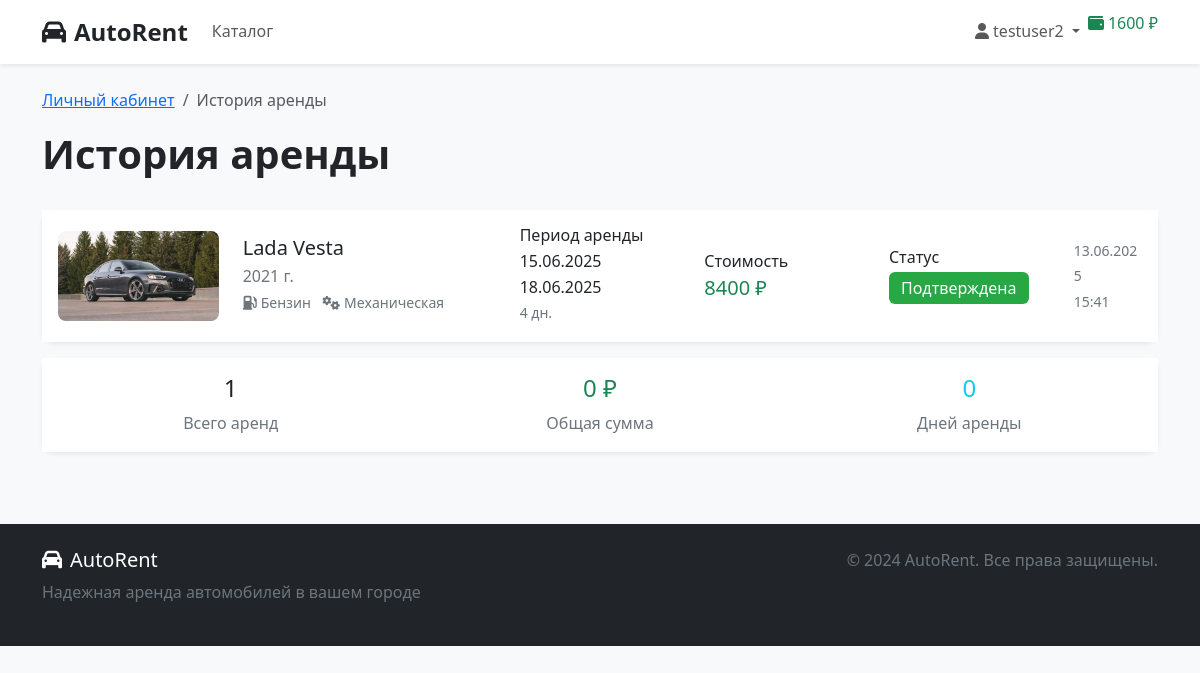
/accounts/history/ (signed in), run on the app's committed database.
### accounts/models.py (models this page shows, shortened)
class CustomUser(AbstractUser):
    balance = models.DecimalField(
        max_digits=10,
        decimal_places=2,
        default=0.00,
        verbose_name="Баланс"
    )
    phone = models.CharField(
        max_length=20,
        blank=True,
        null=True,
        verbose_name="Телефон"
    )
    class Meta:
        verbose_name = "Пользователь"
        verbose_name_plural = "Пользователи"

### rentals/models.py (models this page shows, shortened)
class Rental(models.Model):
    STATUS_CHOICES = [
        ('pending', 'Ожидает подтверждения'),
        ('confirmed', 'Подтверждена'),
        ('active', 'Активна'),
        ('completed', 'Завершена'),
        ('cancelled', 'Отменена'),
    ]
    user = models.ForeignKey(
        settings.AUTH_USER_MODEL,
        on_delete=models.CASCADE,
        verbose_name="Пользователь"
    )
    car = models.ForeignKey(
        Car,
        on_delete=models.CASCADE,
        verbose_name="Автомобиль"
    )
    start_date = models.DateField(verbose_name="Дата начала аренды")
    end_date = models.DateField(verbose_name="Дата окончания аренды")
    total_price = models.DecimalField(
        max_digits=10,
        decimal_places=2,
        verbose_name="Общая стоимость"
    )
    status = models.CharField(
        max_length=20,
        choices=STATUS_CHOICES,
        default='pending',
        verbose_name="Статус"
    )
    created_at = models.DateTimeField(auto_now_add=True, verbose_name="Дата создания")
    updated_at = models.DateTimeField(auto_now=True, verbose_name="Дата обновления")
    class Meta:
        verbose_name = "Аренда"
        verbose_name_plural = "Аренды"
        ordering = ['-created_at']
    @property
    def duration_days(self):
        return (self.end_date - self.start_date).days + 1

### cars/models.py (models this page shows, shortened)
class Car(models.Model):
    FUEL_CHOICES = [
        ('petrol', 'Бензин'),
        ('diesel', 'Дизель'),
        ('electric', 'Электро'),
        ('hybrid', 'Гибрид'),
    ]
    TRANSMISSION_CHOICES = [
        ('manual', 'Механическая'),
        ('automatic', 'Автоматическая'),
    ]
    brand = models.CharField(max_length=100, verbose_name="Марка")
    model = models.CharField(max_length=100, verbose_name="Модель")
    year = models.IntegerField(verbose_name="Год выпуска")
    mileage = models.IntegerField(verbose_name="Пробег (км)")
    fuel_type = models.CharField(
        max_length=20,
        choices=FUEL_CHOICES,
        default='petrol',
        verbose_name="Тип топлива"
    )
    transmission = models.CharField(
        max_length=20,
        choices=TRANSMISSION_CHOICES,
        default='manual',
        verbose_name="Коробка передач"
    )
    price_per_day = models.DecimalField(
        max_digits=8,
        decimal_places=2,
        verbose_name="Цена за день (руб.)"
    )
    price_per_week = models.DecimalField(
        max_digits=8,
        decimal_places=2,
        verbose_name="Цена за неделю (руб.)"
    )
    price_per_month = models.DecimalField(
        max_digits=8,
        decimal_places=2,
        verbose_name="Цена за месяц (руб.)"
    )
    description = models.TextField(verbose_name="Описание")
    is_available = models.BooleanField(default=True, verbose_name="Доступен")
    created_at = models.DateTimeField(auto_now_add=True, verbose_name="Дата добавления")
    class Meta:
        verbose_name = "Автомобиль"
        verbose_name_plural = "Автомобили"
        ordering = ['-created_at']

class CarImage(models.Model):
    car = models.ForeignKey(
        Car,
        on_delete=models.CASCADE,
        related_name='images',
        verbose_name="Автомобиль"
    )
    image = models.ImageField(
        upload_to='cars/',
        verbose_name="Изображение"
    )
    is_main = models.BooleanField(default=False, verbose_name="Главное изображение")
    class Meta:
        verbose_name = "Изображение автомобиля"
        verbose_name_plural = "Изображения автомобилей"

### accounts/views.py (the view)
# urls.py: path('history/', views.purchase_history, name='purchase_history'),
@login_required
def purchase_history(request):
    rentals = Rental.objects.filter(user=request.user).order_by('-created_at')
    context = {
        'rentals': rentals,
    }
    return render(request, 'accounts/purchase_history.html', context)

### templates/accounts/purchase_history.html (shortened to what this page needs)
{% extends 'base/base.html' %}
{% load static %}
{% block content %}
<div class="container">
    <div class="row mb-4">
        <div class="col-12">
            <nav aria-label="breadcrumb">
                <ol class="breadcrumb">
                    <li class="breadcrumb-item"><a href="{% url 'profile' %}">Личный кабинет</a></li>
                    <li class="breadcrumb-item active">История аренды</li>
                </ol>
            </nav>
            <h1 class="display-6 fw-bold">История аренды</h1>
        </div>
    </div>
    <div class="row">
        <div class="col-12">
            {% if rentals %}
                {% for rental in rentals %}
                    <div class="card shadow-sm mb-3">
                        <div class="card-body">
                            <div class="row align-items-center">
                                <div class="col-md-2">
                                    {% if rental.car.images.first %}
                                        <img src="{{ rental.car.images.first.image.url }}"
                                             class="img-fluid rounded"
                                             alt="{{ rental.car.brand }} {{ rental.car.model }}">
                                    {% else %}
                                        <div class="bg-light rounded d-flex align-items-center justify-content-center" style="height: 80px;">
                                            <i class="fas fa-car fa-2x text-muted"></i>
                                        </div>
                                    {% endif %}
                                </div>
                                <div class="col-md-3">
                                    <h5 class="mb-1">{{ rental.car.brand }} {{ rental.car.model }}</h5>
                                    <p class="text-muted mb-0">{{ rental.car.year }} г.</p>
                                    <small class="text-muted">
                                        <i class="fas fa-gas-pump me-1"></i>{{ rental.car.get_fuel_type_display }}
                                        <i class="fas fa-cogs ms-2 me-1"></i>{{ rental.car.get_transmission_display }}
                                    </small>
                                </div>
                                <div class="col-md-2">
                                    <h6 class="text-primary mb-1">Период аренды</h6>
                                    <p class="mb-0">{{ rental.start_date|date:"d.m.Y" }}</p>
                                    <p class="mb-0">{{ rental.end_date|date:"d.m.Y" }}</p>
                                    <small class="text-muted">{{ rental.duration_days }} дн.</small>
                                </div>
                                <div class="col-md-2">
                                    <h6 class="text-primary mb-1">Стоимость</h6>
                                    <h5 class="text-success mb-0">{{ rental.total_price|floatformat:0 }} ₽</h5>
                                </div>
                                <div class="col-md-2">
                                    <h6 class="text-primary mb-1">Статус</h6>
                                    {% if rental.status == 'confirmed' %}
                                        <span class="badge bg-success fs-6">Подтверждена</span>
                                    {% elif rental.status == 'pending' %}
                                        <span class="badge bg-warning fs-6">Ожидает</span>
                                    {% elif rental.status == 'active' %}
                                        <span class="badge bg-primary fs-6">Активна</span>
                                    {% elif rental.status == 'completed' %}
                                        <span class="badge bg-secondary fs-6">Завершена</span>
                                    {% elif rental.status == 'cancelled' %}
                                        <span class="badge bg-danger fs-6">Отменена</span>
                                    {% endif %}
                                </div>
                                <div class="col-md-1">
                                    <small class="text-muted">
                                        {{ rental.created_at|date:"d.m.Y" }}<br>
                                        {{ rental.created_at|date:"H:i" }}
                                    </small>
                                </div>
                            </div>
                        </div>
                    </div>
                {% endfor %}
                <div class="card shadow-sm bg-light">
                    <div class="card-body">
                        <div class="row text-center">
                            <div class="col-md-4">
                                <h4 class="text-primary">{{ rentals.count }}</h4>
                                <p class="text-muted mb-0">Всего аренд</p>
                            </div>
                            <div class="col-md-4">
                                <h4 class="text-success">
                                    {% widthratio rentals|length 1 1 as total_rentals %}
                                    {% for rental in rentals %}
                                        {% if forloop.first %}
                                            {% widthratio 0 1 1 as total_spent %}
                                        {% endif %}
                                        {% widthratio total_spent 1 1 as temp %}
                                        {% widthratio temp|add:rental.total_price 1 1 as total_spent %}
                                    {% endfor %}
                                    {{ total_spent|default:0|floatformat:0 }} ₽
                                </h4>
                                <p class="text-muted mb-0">Общая сумма</p>
                            </div>
                            <div class="col-md-4">
                                <h4 class="text-info">
                                    {% for rental in rentals %}
                                        {% if forloop.first %}
                                            {% widthratio 0 1 1 as total_days %}
                                        {% endif %}
                                        {% widthratio total_days 1 1 as temp %}
                                        {% widthratio temp|add:rental.duration_days 1 1 as total_days %}
                                    {% endfor %}
                                    {{ total_days|default:0 }}
                                </h4>
                                <p class="text-muted mb-0">Дней аренды</p>
                            </div>
                        </div>
                    </div>
                </div>
            {% endif %}
        </div>
    </div>
</div>
{% endblock %}

### templates/base/base.html (shortened to what this page needs)
<!DOCTYPE html>
<html lang="ru">
<head>
    <link href="https://cdn.jsdelivr.net/npm/bootstrap@5.3.0/dist/css/bootstrap.min.css" rel="stylesheet">
    <link rel="stylesheet" href="https://cdnjs.cloudflare.com/ajax/libs/font-awesome/6.4.0/css/all.min.css">
    <link rel="stylesheet" href="{% load static %}{% static 'css/style.css' %}">
</head>
<body>
    <nav class="navbar navbar-expand-lg navbar-light bg-white shadow-sm">
        <div class="container">
            <a class="navbar-brand fw-bold text-dark" href="{% url 'home' %}">
                <i class="fas fa-car me-2"></i>AutoRent
            </a>
            <div class="collapse navbar-collapse" id="navbarNav">
                <ul class="navbar-nav me-auto">
                    <li class="nav-item">
                        <a class="nav-link" href="{% url 'home' %}">Каталог</a>
                    </li>
                </ul>
                <ul class="navbar-nav">
                    {% if user.is_authenticated %}
                        <li class="nav-item dropdown">
                            <a class="nav-link dropdown-toggle" href="#" id="navbarDropdown" role="button" data-bs-toggle="dropdown">
                                <i class="fas fa-user me-1"></i>{{ user.username }}
                            </a>
                        </li>
                        <li class="nav-item">
                            <span class="navbar-text text-success">
                                <i class="fas fa-wallet me-1"></i>{{ user.balance|floatformat:0 }} ₽
                            </span>
                        </li>
                    {% endif %}
                </ul>
            </div>
        </div>
    </nav>
    <main class="py-4">
        {% block content %}{% endblock %}
    </main>
    <footer class="bg-dark text-white py-4 mt-5">
        <div class="container">
            <div class="row">
                <div class="col-md-6">
                    <h5><i class="fas fa-car me-2"></i>AutoRent</h5>
                    <p class="text-muted">Надежная аренда автомобилей в вашем городе</p>
                </div>
                <div class="col-md-6 text-md-end">
                    <p class="text-muted mb-0">© 2024 AutoRent. Все права защищены.</p>
                </div>
            </div>
        </div>
    </footer>
    <script src="{% load static %}{% static 'js/script.js' %}"></script>
</body>
</html>

### static/css/style.css (style rules this page uses)
:root { --primary-color: #212529; --secondary-color: #6c757d; --accent-color: #495057; --light-gray: #f8f9fa; --medium-gray: #e9ecef; --dark-gray: #343a40; --white: #ffffff; --success-color: #28a745; --warning-color: #ffc107; --danger-color: #dc3545; --info-color: #17a2b8; }
body { font-family: 'Segoe UI', Tahoma, Geneva, Verdana, sans-serif; background-color: var(--light-gray); color: var(--primary-color); line-height: 1.6; }
.navbar-brand { font-size: 1.5rem; font-weight: 700; }
.navbar-nav .nav-link { font-weight: 500; transition: color 0.3s ease; }
.card { border: none; border-radius: 12px; transition: transform 0.3s ease, box-shadow 0.3s ease; }
.badge { font-weight: 500; padding: 0.5em 0.75em; }
footer { margin-top: auto; }
.fade-in { animation: fadeIn 0.6s ease-out; }
* { transition: color 0.3s ease, background-color 0.3s ease, border-color 0.3s ease; }
.badge.bg-success { background-color: var(--success-color) !important; }
.card .card-body { background-color: var(--white); }
.bg-light { background-color: var(--light-gray) !important; }
.text-primary { color: var(--primary-color) !important; }
.text-muted { color: var(--secondary-color) !important; }
.shadow-sm { box-shadow: 0 0.125rem 0.25rem rgba(0, 0, 0, 0.075) !important; }
.rounded { border-radius: 8px !important; }

### data on the page
CustomUser: username "testuser2", balance "1600"
Rental: car.images.first.image (picture), car.brand "Lada", car.model "Vesta", car.year "2021", car.fuel_type "Бензин", car.transmission "Механическая", start_date "15.06.2025", end_date "18.06.2025", duration_days "4", total_price "8400", status "Подтверждена", created_at "13.06.2025", created_at "15:41"

### other printed values
{{ rentals.count }} "1"
{{ total_spent|default:0|floatformat:0 }} "0"
{{ total_days|default:0 }} "0"
